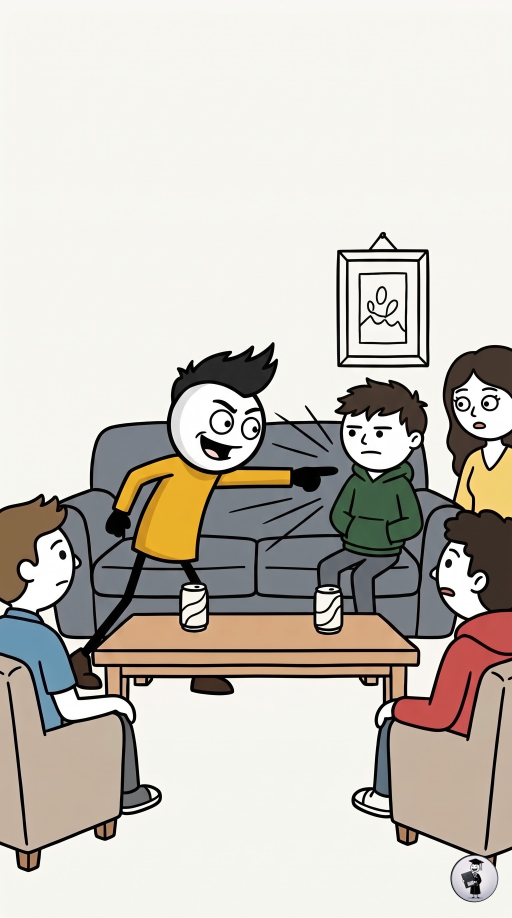
#> input picture projects/shorts/ep05_how_to_handle_disrespect/slides/slide_01.jpg, 1536 x 2752 px, found by its file name (shown at 1/3 size)
$ python generate_ep06_thumbnails.py
#> lines starting #> are read from the running program, lines starting #| are printed output that depends on the picture
import os
from pathlib import Path
from PIL import Image, ImageDraw, ImageFont

def render_thumbnail(base_image_path, text_lines, out_path, font_path, badge_path=None):
    im = Image.open(base_image_path).convert("RGBA")
    w, h = im.size
#> w = 1536; h = 2752
    draw = ImageDraw.Draw(im)

    # Calculate font sizes
    # Line 1: ~78px, Line 2: ~88px, Line 3: ~78px, Line 4: ~72px for 1536x2752
    scale = w / 1536.0
#> scale = 1
    f_size_std = int(82 * scale)
#> f_size_std = 82
    f_size_hero = int(96 * scale)
#> f_size_hero = 96
    f_size_sub = int(74 * scale)
#> f_size_sub = 74

    font_std = ImageFont.truetype(str(font_path), f_size_std)
    font_hero = ImageFont.truetype(str(font_path), f_size_hero)
    font_sub = ImageFont.truetype(str(font_path), f_size_sub)

    # Starting Y position in the upper third
    start_y = int(220 * scale)
#> start_y = 220
    line_spacing = int(24 * scale)
#> line_spacing = 24

    current_y = start_y
#> current_y = 220
    for i, (text, color, is_hero, is_sub) in enumerate(text_lines):
        f = font_hero if is_hero else (font_sub if is_sub else font_std)
        bbox = draw.textbbox((0, 0), text, font=f)
        text_w = bbox[2] - bbox[0]
        text_h = bbox[3] - bbox[1]
        x = (w - text_w) // 2

        # Draw clean shadow/glow for pop
        for dx, dy in [(-2, -2), (2, -2), (-2, 2), (2, 2), (0, 3)]:
            draw.text((x + dx, current_y + dy), text, font=f, fill=(255, 255, 255, 180))
        # Draw main text
        draw.text((x, current_y), text, font=f, fill=color)
        current_y += text_h + line_spacing
#> this loop made 4 passes
#> (bbox, text_w, text_h, x, current_y) on passes 1 to 4: ((0, 16, 711, 78), 711, 62, 412, 306), ((0, 18, 666, 91), 666, 73, 435, 403), ((0, 16, 404, 78), 404, 62, 566, 489), ((0, 13, 724, 79), 724, 66, 406, 579)
#> after the loop, current_y = 579

    # Place channel PhD badge in bottom right corner if provided
    if badge_path and Path(badge_path).exists():
        badge = Image.open(badge_path).convert("RGBA")
        badge_w, badge_h = badge.size
        # Resize badge slightly for high-res
        target_badge_w = int(140 * scale)
        target_badge_h = int(140 * scale)
        badge = badge.resize((target_badge_w, target_badge_h), Image.Resampling.LANCZOS)
        badge_x = w - target_badge_w - int(45 * scale)
        badge_y = h - target_badge_h - int(45 * scale)
        im.paste(badge, (badge_x, badge_y), badge)

    # Convert to RGB and save
    final_rgb = im.convert("RGB")
    final_rgb.save(out_path, quality=95)
    print(f"Saved: {out_path} ({w}x{h})")
#| Saved: scripts/f:/Arnav - YT/stickman-video-director/projects/sticky_in_dark/shorts/ep06_when_you_make_eye_contact_in_public/thumbnails/thumb_option_1_laser_confrontation.jpg (1536x2752)

def main():
    base_dir = Path("f:/Arnav - YT/stickman-video-director").resolve()
    ep_dir = base_dir / "projects" / "sticky_in_dark" / "shorts" / "ep06_when_you_make_eye_contact_in_public"
    slides_dir = ep_dir / "slides"
    thumbs_dir = ep_dir / "thumbnails"
    thumbs_dir.mkdir(parents=True, exist_ok=True)
    renders_dir = base_dir / "renders" / "shorts" / "ep06_when_you_make_eye_contact_in_public"
    renders_dir.mkdir(parents=True, exist_ok=True)

    font_path = base_dir / "assets" / "fonts" / "PermanentMarker-Regular.ttf"
    badge_path = base_dir / "assets" / "branding" / "sticky_in_dark_badge.png"

    # Color Palette from Ep 05
    c_black = (10, 13, 20)       # #0A0D14
    c_red = (255, 42, 77)        # #FF2A4D Crimson Red
    c_yellow = (229, 169, 60)    # #E5A93C Mustard / Canary Gold

    # Option 1: Top Recommended (Confrontation Anchor + Relatable Hook)
    lines_opt1 = [
        ("WHEN YOU MAKE", c_black, False, False),
        ("EYE CONTACT", c_red, True, False),
        ("IN PUBLIC", c_black, False, False),
        ("(NEVER FAKE TEXT)", c_yellow, False, True),
    ]
    render_thumbnail(slides_dir / "slide_01.jpg", lines_opt1, thumbs_dir / "thumb_option_1_laser_confrontation.jpg", font_path, badge_path)

    # Option 2: The Social Panic Face (Close-up Spiral Eyes + Direct Curiosity)
    lines_opt2 = [
        ("WHY EYE CONTACT", c_black, False, False),
        ("FEELS SO AWKWARD", c_red, True, False),
        ("IN PUBLIC", c_black, False, False),
        ("(DON'T LOOK DOWN)", c_yellow, False, True),
    ]
    render_thumbnail(slides_dir / "slide_02.jpg", lines_opt2, thumbs_dir / "thumb_option_2_spiral_panic.jpg", font_path, badge_path)
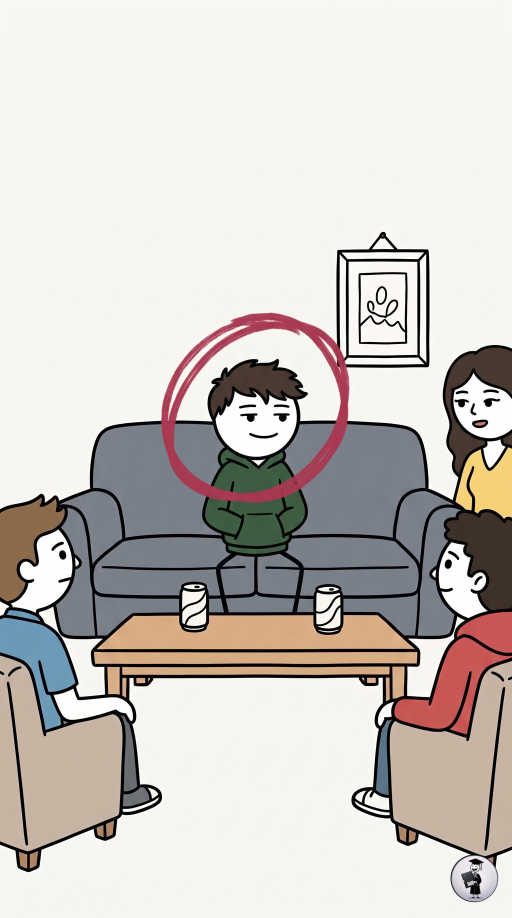
#> input picture projects/shorts/ep05_how_to_handle_disrespect/slides/slide_02.jpg, 1536 x 2752 px, found by its file name (shown at 1/3 size)
#> the loop in render_thumbnail (call 2), `for i, (text, color, is_hero, is_sub) in enumerate(text_lines):` made 4 passes
#> (bbox, text_w, text_h, x, current_y) on passes 1 to 4: ((0, 16, 788, 78), 788, 62, 374, 306), ((0, 18, 999, 91), 999, 73, 268, 403), ((0, 16, 404, 78), 404, 62, 566, 489), ((0, 13, 788, 79), 788, 66, 374, 579)
#> in render_thumbnail (call 2), `final_rgb = im.convert("RGB")`:
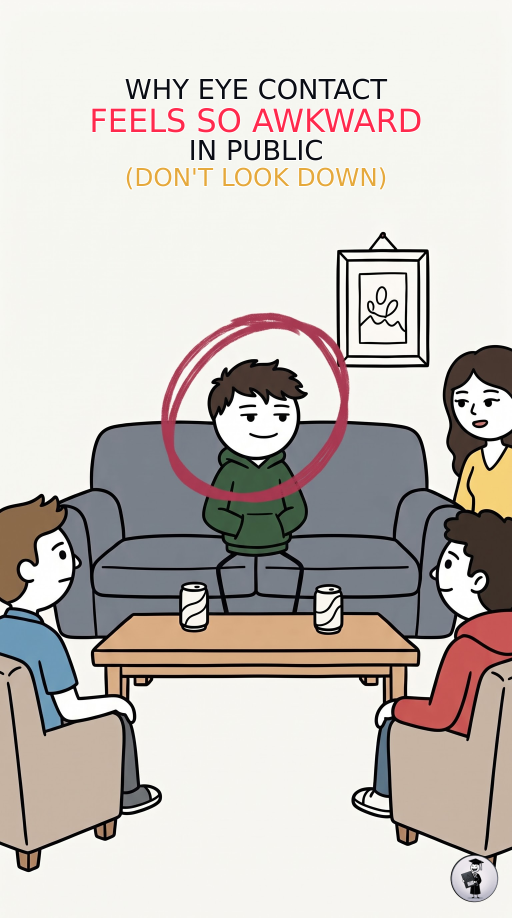
#> final_rgb: PIL image 1536x2752 RGB (shown at 1/3 size); mean R, G, B 201.7, 195.5, 190.5
#| Saved: scripts/f:/Arnav - YT/stickman-video-director/projects/sticky_in_dark/shorts/ep06_when_you_make_eye_contact_in_public/thumbnails/thumb_option_2_spiral_panic.jpg (1536x2752)

    # Option 3: The Fake-Texting Trap (Hunched Phone Stare + The Callout)
    lines_opt3 = [
        ("THEY KNOW", c_black, False, False),
        ("YOU'RE FAKING", c_red, True, False),
        ("ON YOUR PHONE", c_black, False, False),
        ("(DO THIS INSTEAD)", c_yellow, False, True),
    ]
    render_thumbnail(slides_dir / "slide_04.jpg", lines_opt3, thumbs_dir / "thumb_option_3_fake_texting_trap.jpg", font_path, badge_path)
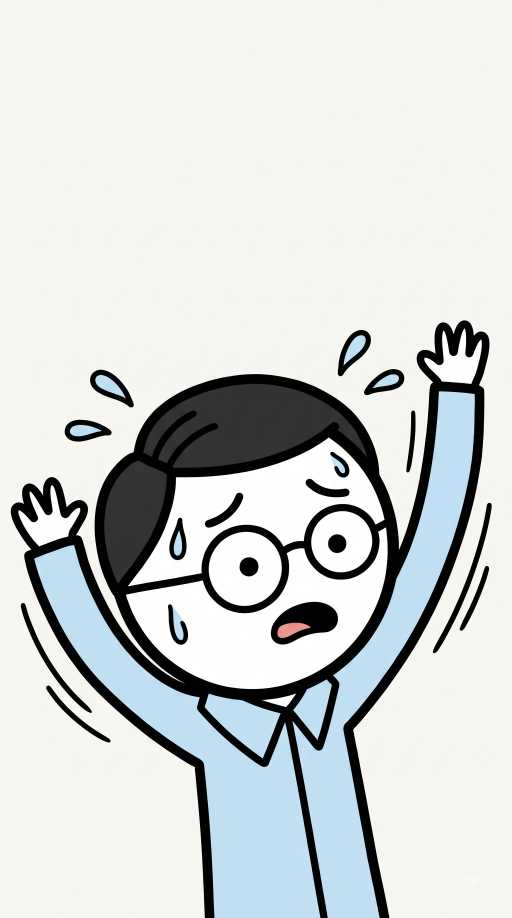
#> input picture projects/shorts/ep04_why_girls_like_silent_boy/slides/slide_04.jpg, 1536 x 2752 px, found by its file name (shown at 1/3 size)
#> the loop in render_thumbnail (call 3), `for i, (text, color, is_hero, is_sub) in enumerate(text_lines):` made 4 passes
#> (bbox, text_w, text_h, x, current_y) on passes 1 to 4: ((-1, 16, 500, 78), 501, 62, 517, 306), ((-1, 18, 733, 91), 734, 73, 401, 403), ((0, 16, 694, 78), 694, 62, 421, 489), ((0, 13, 713, 79), 713, 66, 411, 579)
#> in render_thumbnail (call 3), `final_rgb = im.convert("RGB")`:
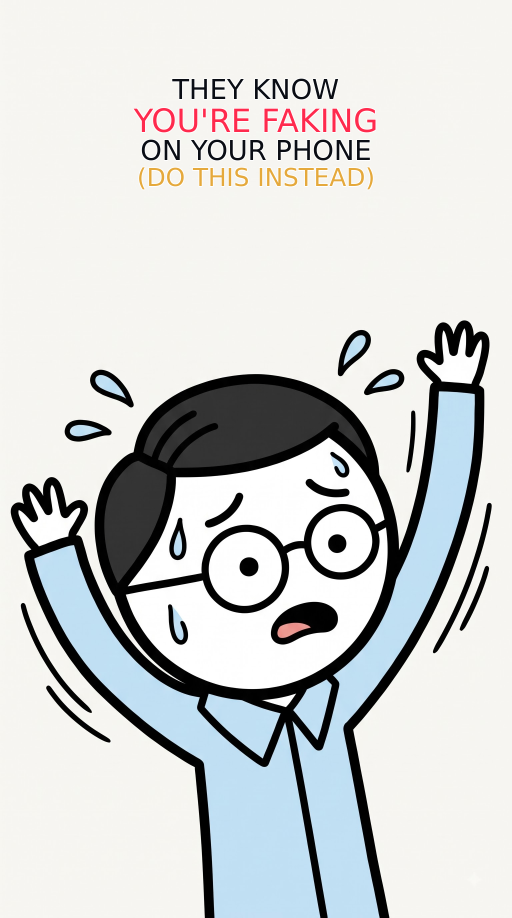
#> final_rgb: PIL image 1536x2752 RGB (shown at 1/3 size); mean R, G, B 207.3, 209.3, 208.8
#| Saved: scripts/f:/Arnav - YT/stickman-video-director/projects/sticky_in_dark/shorts/ep06_when_you_make_eye_contact_in_public/thumbnails/thumb_option_3_fake_texting_trap.jpg (1536x2752)

    # Option 4: The 3-Step Solution (Action-driven)
    lines_opt4 = [
        ("HOW TO WALK", c_black, False, False),
        ("PAST ANYONE", c_red, True, False),
        ("UNBOTHERED", c_black, False, False),
        ("(THE 3-STEP NOD)", c_yellow, False, True),
    ]
    render_thumbnail(slides_dir / "slide_01.jpg", lines_opt4, thumbs_dir / "thumb_option_4_unbothered_walk.jpg", font_path, badge_path)
#| Saved: scripts/f:/Arnav - YT/stickman-video-director/projects/sticky_in_dark/shorts/ep06_when_you_make_eye_contact_in_public/thumbnails/thumb_option_4_unbothered_walk.jpg (1536x2752)

    # Set Option 1 as primary master thumbnail
    master_thumb = ep_dir / "thumbnail.jpg"
    render_thumb = renders_dir / "WHEN_YOU_MAKE_EYE_CONTACT_IN_PUBLIC_THUMBNAIL.jpg"

    import shutil
    shutil.copy2(thumbs_dir / "thumb_option_1_laser_confrontation.jpg", master_thumb)
    shutil.copy2(thumbs_dir / "thumb_option_1_laser_confrontation.jpg", render_thumb)
    print("\nMaster Thumbnail published to:")
    print("1.", master_thumb)
    print("2.", render_thumb)

if __name__ == "__main__":
    main()
